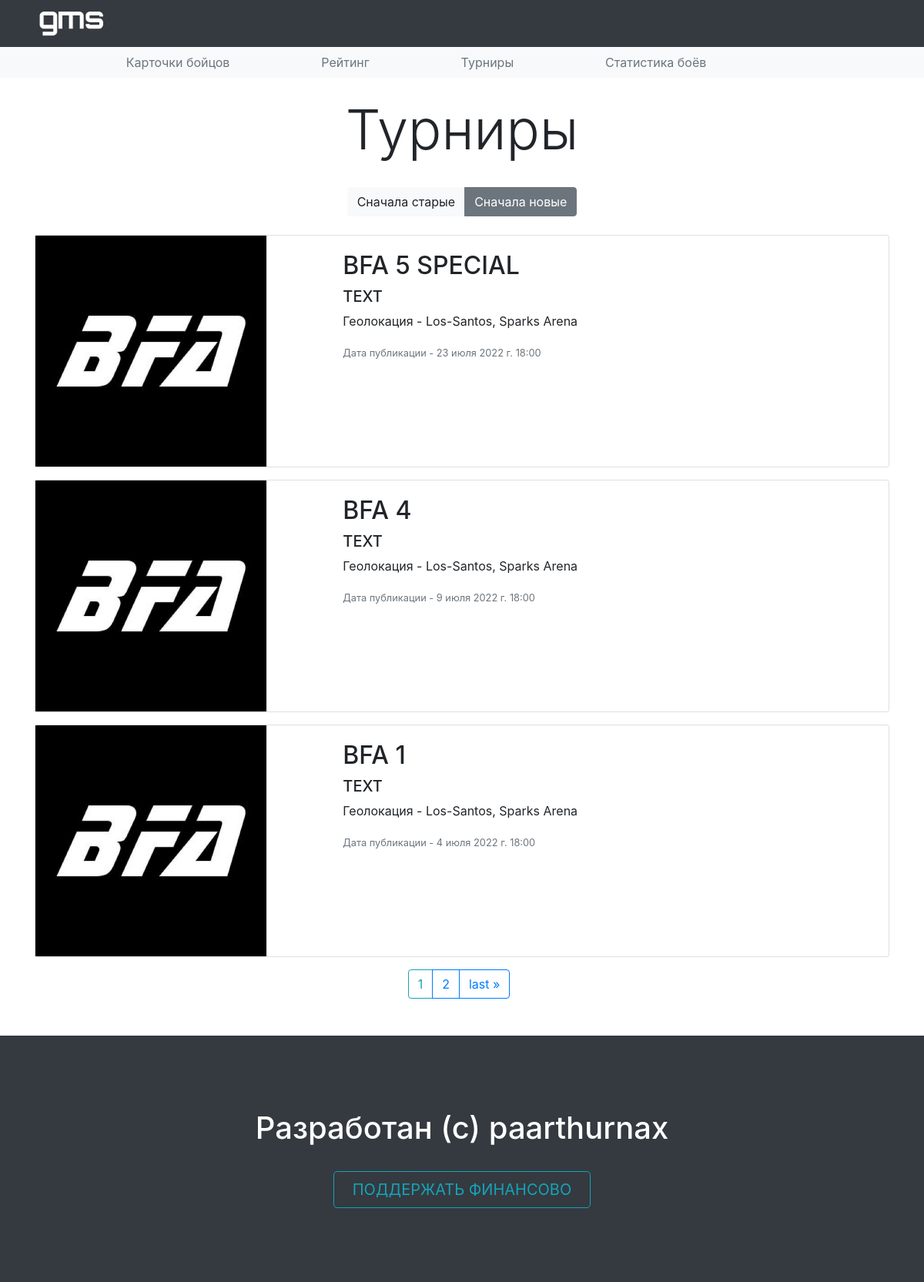
Screenshot of /tournament_sorted/ with the database file from the repository.
### main/models.py (models this page shows, shortened)
class TourPost(models.Model): # Создание модели турниров
    title = models.CharField('Названия турнира', max_length=13)
    image = models.ImageField(upload_to='images')
    description = models.TextField('Описание турнира', max_length=200)
    geo = models.CharField('Геолокация', max_length=50)
    data = models.DateField('Дата', blank=True, null=True)
    time = models.TimeField('Время', auto_now=False)
    class Meta:
        verbose_name = 'Турниры'
        verbose_name_plural = 'Турнир'

### main/views.py (the view)
# urls.py: path('tournament_sorted/', views.tournament_sorted, name='tournament_sorted'),
def tournament_sorted(request): # пагинатор
    contact_list = TourPost.objects.order_by('-data')
    paginator = Paginator(contact_list, 3) # количество постов для пагинатора
    page_number = request.GET.get('page')
    page_obj = paginator.get_page(page_number)
    return render(request, 'main/tournament_sorted.html', {'page_obj': page_obj})

### templates/main/tournament_sorted.html (shortened to what this page needs)
{% extends 'main/layout.html' %}
{% load static %}
{% block content %}
<br>
<center>
<h2 class="display-3">Турниры</h2>
    <br>
        <div class="btn-group btn-group-toggle" data-toggle="buttons">
      <a class="btn btn-light" href="{% url 'tournament' %}" > Сначала старые </a>
      <a class="btn btn-secondary" href="{% url 'tournament_sorted' %}"> Сначала новые</a>
</div>
    <br>
        </center>
    <div class="container">
        <br>
        {% for el in page_obj %}
        <div class="card mb-3"  >
  <div class="row g-0">
    <div class="col-md-4">
        <img src="{{ el.image.url }}" alt="connect" style="max-height:300px" class="img-fluid rounded-start">
   </div>
    <div class="col-md-8">
      <div class="card-body">
        <h2>{{ el.title }}</h2>
        <h5>{{ el.description }} </h5>
        <p class="card-text">Геолокация - {{ el.geo }}</p>
        <p class="card-text"><small class="text-muted">Дата публикации - {{ el.data }} {{ el.time }}</small></p>
      </div>
    </div>
  </div>
</div>
{% endfor %}
</div>
<div class="container">
<center>
    <div class="btn-group mr-2">
        {% if page_obj.has_previous %}
            <a href="?page=1" class="btn btn-outline-primary">&laquo; first</a>
            <a href="?page={{ page_obj.previous_page_number }}" class="btn btn-outline-secondary">{{ page_obj.previous_page_number }}</a>
            <a href="" class="btn btn-outline-info">{{ page_obj.number }}</a>
        {% else %}
            <a href="" class="btn btn-outline-info">1</a>
        {% endif %}
        {% if page_obj.has_next %}
            <a href="?page={{ page_obj.next_page_number }}" class="btn btn-outline-primary">{{ page_obj.next_page_number }}</a>
            <a href="?page={{ page_obj.paginator.num_pages }}" class="btn btn-outline-primary">last &raquo;</a>
        {% endif %}
</div>
</div>
<br>
<br>
{% endblock %}

### rows the page displays
TourPost: image (picture), title "BFA 5 SPECIAL", description "TEXT", geo "Los-Santos, Sparks Arena", data "23 июля 2022 г.", time "18:00"
TourPost: image (picture), title "BFA 4", description "TEXT", geo "Los-Santos, Sparks Arena", data "9 июля 2022 г.", time "18:00"
TourPost: image (picture), title "BFA 1", description "TEXT", geo "Los-Santos, Sparks Arena", data "4 июля 2022 г.", time "18:00"

### other values shown
{{ page_obj.next_page_number }} "2"
